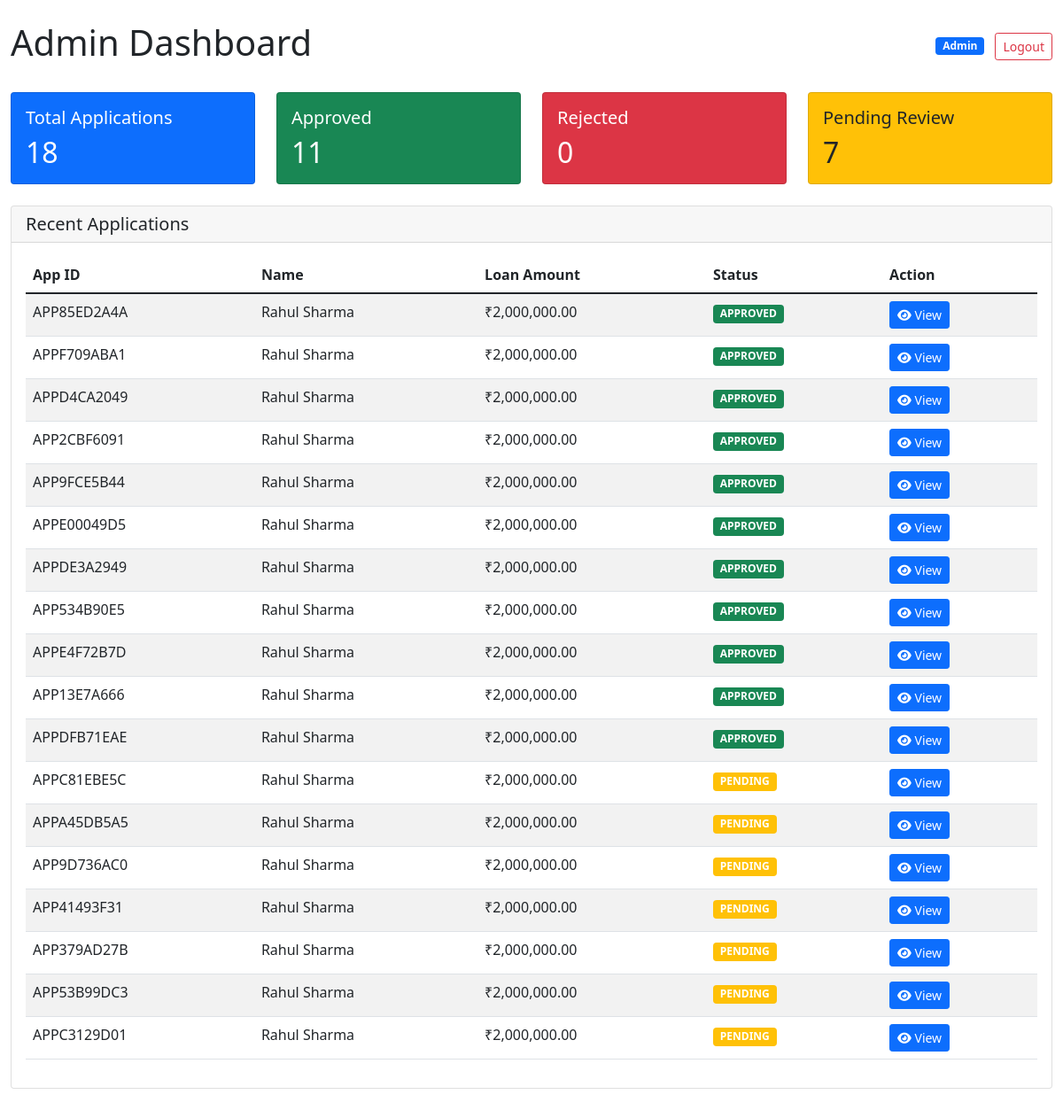
The app's page /admin/dashboard (signed in) with its own data.
### models.py (models this page shows)
class Application(db.Model):
    id = db.Column(db.String(20), primary_key=True)
    user_id = db.Column(db.Integer, db.ForeignKey('user.id'), nullable=False)
    first_name = db.Column(db.String(100), nullable=False)
    last_name = db.Column(db.String(100), nullable=False)
    email = db.Column(db.String(120), nullable=False)
    gender = db.Column(db.String(10))
    current_address = db.Column(db.Text)
    is_rented = db.Column(db.Boolean, default=False)
    has_own_property = db.Column(db.Boolean, default=False)
    aadhar_number = db.Column(db.String(12), nullable=False)
    pan_number = db.Column(db.String(10), nullable=False)
    monthly_salary = db.Column(db.Float, nullable=False)
    company_name = db.Column(db.String(200))
    existing_emi = db.Column(db.Float, default=0)
    cibil_score = db.Column(db.Integer)
    loan_amount = db.Column(db.Float, nullable=False)
    property_valuation = db.Column(db.Float, nullable=False)
    property_address = db.Column(db.Text)
    is_non_agricultural = db.Column(db.Boolean, default=True)
    has_existing_mortgage = db.Column(db.Boolean, default=False)
    status = db.Column(db.String(20), default='PENDING')
    employment_status = db.Column(db.String(20), default='PENDING')
    kyc_status = db.Column(db.String(20), default='PENDING')
    banking_analysis_report = db.Column(db.Text)
    fraud_detection_report = db.Column(db.Text)
    interest_rate = db.Column(db.Float)
    loan_term_years = db.Column(db.Integer)
    emi_amount = db.Column(db.Float)
    ai_analysis_report = db.Column(db.Text)
    created_at = db.Column(db.DateTime, default=datetime.utcnow)
    updated_at = db.Column(db.DateTime, default=datetime.utcnow, onupdate=datetime.utcnow)
    na_document_verification = db.Column(db.Text)  # Store NA verification report as JSON
    na_document_status = db.Column(db.String(20), default='PENDING')
    na_document_risk_score = db.Column(db.Float, default=0.0)
    documents = db.relationship('Document', backref='application', lazy=True, cascade='all, delete-orphan')
    emis = db.relationship('EMI', backref='application', lazy=True, cascade='all, delete-orphan')
    employment_verification_status = db.Column(db.String(50), default='PENDING')
    employment_verification_report = db.Column(db.Text)  # Store detailed employment verification
    document_verification_status = db.Column(db.String(50), default='PENDING')
    document_verification_report = db.Column(db.Text)    # Store document verification details
    na_document_verification = db.Column(db.Text)        # Non-agricultural document verification
    overall_risk_score = db.Column(db.Float)             # Overall risk score 0-100
    verification_summary = db.Column(db.Text)            # Final verification summary
    emi_plan_generated = db.Column(db.Boolean, default=False)
    loan_disbursement_date = db.Column(db.DateTime)
    first_emi_date = db.Column(db.DateTime)

### admin/routes.py (the view)
@admin_bp.route('/dashboard')
@admin_required
def dashboard():
    try:
        total_applications = Application.query.count()
        approved_count = Application.query.filter_by(status='APPROVED').count()
        rejected_count = Application.query.filter_by(status='REJECTED').count()
        pending_count = Application.query.filter_by(status='PENDING').count()
        stats = {
            'total_applications': total_applications,
            'approved_count': approved_count,
            'rejected_count': rejected_count,
            'pending_count': pending_count
        }
        recent_apps = Application.query.order_by(Application.created_at.desc()).limit(20).all()
        return render_template('admin/dashboard.html',
                             stats=stats,
                             applications=recent_apps)
    except Exception as e:
        current_app.logger.error(f"Error loading admin dashboard: {str(e)}")
        flash('Error loading dashboard.', 'error')
        return render_template('admin/dashboard.html', stats={}, applications=[])

### admin/routes.py (called while the page is built)
def admin_required(f):
    @wraps(f)
    def decorated_function(*args, **kwargs):
        if 'admin_id' not in session:
            flash('Please log in as admin to access this page.', 'error')
            return redirect(url_for('login'))
        return f(*args, **kwargs)
    return decorated_function

### templates/admin/dashboard.html (shortened to what this page needs)
<!DOCTYPE html>
<html lang="en">
<head>
    <link href="https://cdn.jsdelivr.net/npm/bootstrap@5.1.3/dist/css/bootstrap.min.css" rel="stylesheet">
    <link href="https://cdnjs.cloudflare.com/ajax/libs/font-awesome/6.0.0/css/all.min.css" rel="stylesheet">
</head>
<body>
    <div class="container-fluid py-4">
        <div class="d-flex justify-content-between align-items-center mb-4">
            <h1>Admin Dashboard</h1>
            <div>
                <span class="badge bg-primary">Admin</span>
                <a href="{{ url_for('user_logout') }}" class="btn btn-outline-danger btn-sm ms-2">Logout</a>
            </div>
        </div>
        <div class="row mb-4">
            <div class="col-md-3">
                <div class="card bg-primary text-white">
                    <div class="card-body">
                        <h5 class="card-title">Total Applications</h5>
                        <h2 class="card-text">{{ stats.total_applications }}</h2>
                    </div>
                </div>
            </div>
            <div class="col-md-3">
                <div class="card bg-success text-white">
                    <div class="card-body">
                        <h5 class="card-title">Approved</h5>
                        <h2 class="card-text">{{ stats.approved_count }}</h2>
                    </div>
                </div>
            </div>
            <div class="col-md-3">
                <div class="card bg-danger text-white">
                    <div class="card-body">
                        <h5 class="card-title">Rejected</h5>
                        <h2 class="card-text">{{ stats.rejected_count }}</h2>
                    </div>
                </div>
            </div>
            <div class="col-md-3">
                <div class="card bg-warning text-dark">
                    <div class="card-body">
                        <h5 class="card-title">Pending Review</h5>
                        <h2 class="card-text">{{ stats.pending_count }}</h2>
                    </div>
                </div>
            </div>
        </div>
        <div class="card">
            <div class="card-header">
                <h5 class="mb-0">Recent Applications</h5>
            </div>
            <div class="card-body">
                <div class="table-responsive">
                    <table class="table table-striped">
                        <thead>
                            <tr>
                                <th>App ID</th>
                                <th>Name</th>
                                <th>Loan Amount</th>
                                <th>Status</th>
                                <th>Action</th>
                            </tr>
                        </thead>
                        <tbody>
                            {% for app in applications %}
                            <tr>
                                <td>{{ app.id }}</td>
                                <td>{{ app.first_name }} {{ app.last_name }}</td>
                                <td>
                                    {% if app.loan_amount %}
                                        ₹{{ "{:,.2f}".format(app.loan_amount) }}
                                    {% else %}
                                        <span class="text-muted">N/A</span>
                                    {% endif %}
                                </td>
                                <td>
                                    <span class="badge
                                        {% if app.status == 'APPROVED' %}bg-success
                                        {% elif app.status == 'REJECTED' %}bg-danger
                                        {% elif app.status == 'PENDING' %}bg-warning
                                        {% else %}bg-secondary{% endif %}">
                                        {{ app.status }}
                                    </span>
                                </td>
                                <td>
                                    <a href="{{ url_for('status', app_id=app.id) }}"
                                       class="btn btn-primary btn-sm">
                                        <i class="fas fa-eye"></i> View
                                    </a>
                                </td>
                            </tr>
                            {% endfor %}
                        </tbody>
                    </table>
                </div>
            </div>
        </div>
    </div>
</body>
</html>

### records on screen
Application: id "APP85ED2A4A", first_name "Rahul", last_name "Sharma", loan_amount "2,000,000.00", status "APPROVED"
Application: id "APPF709ABA1", first_name "Rahul", last_name "Sharma", loan_amount "2,000,000.00", status "APPROVED"
Application: id "APPD4CA2049", first_name "Rahul", last_name "Sharma", loan_amount "2,000,000.00", status "APPROVED"
Application: id "APP2CBF6091", first_name "Rahul", last_name "Sharma", loan_amount "2,000,000.00", status "APPROVED"
Application: id "APP9FCE5B44", first_name "Rahul", last_name "Sharma", loan_amount "2,000,000.00", status "APPROVED"
Application: id "APPE00049D5", first_name "Rahul", last_name "Sharma", loan_amount "2,000,000.00", status "APPROVED"
Application: id "APPDE3A2949", first_name "Rahul", last_name "Sharma", loan_amount "2,000,000.00", status "APPROVED"
Application: id "APP534B90E5", first_name "Rahul", last_name "Sharma", loan_amount "2,000,000.00", status "APPROVED"
Application: id "APPE4F72B7D", first_name "Rahul", last_name "Sharma", loan_amount "2,000,000.00", status "APPROVED"
Application: id "APP13E7A666", first_name "Rahul", last_name "Sharma", loan_amount "2,000,000.00", status "APPROVED"
Application: id "APPDFB71EAE", first_name "Rahul", last_name "Sharma", loan_amount "2,000,000.00", status "APPROVED"
Application: id "APPC81EBE5C", first_name "Rahul", last_name "Sharma", loan_amount "2,000,000.00", status "PENDING"
Application: id "APPA45DB5A5", first_name "Rahul", last_name "Sharma", loan_amount "2,000,000.00", status "PENDING"
Application: id "APP9D736AC0", first_name "Rahul", last_name "Sharma", loan_amount "2,000,000.00", status "PENDING"
Application: id "APP41493F31", first_name "Rahul", last_name "Sharma", loan_amount "2,000,000.00", status "PENDING"
Application: id "APP379AD27B", first_name "Rahul", last_name "Sharma", loan_amount "2,000,000.00", status "PENDING"
Application: id "APP53B99DC3", first_name "Rahul", last_name "Sharma", loan_amount "2,000,000.00", status "PENDING"
Application: id "APPC3129D01", first_name "Rahul", last_name "Sharma", loan_amount "2,000,000.00", status "PENDING"

### other values on screen
{{ stats.total_applications }} "18"
{{ stats.approved_count }} "11"
{{ stats.rejected_count }} "0"
{{ stats.pending_count }} "7"
